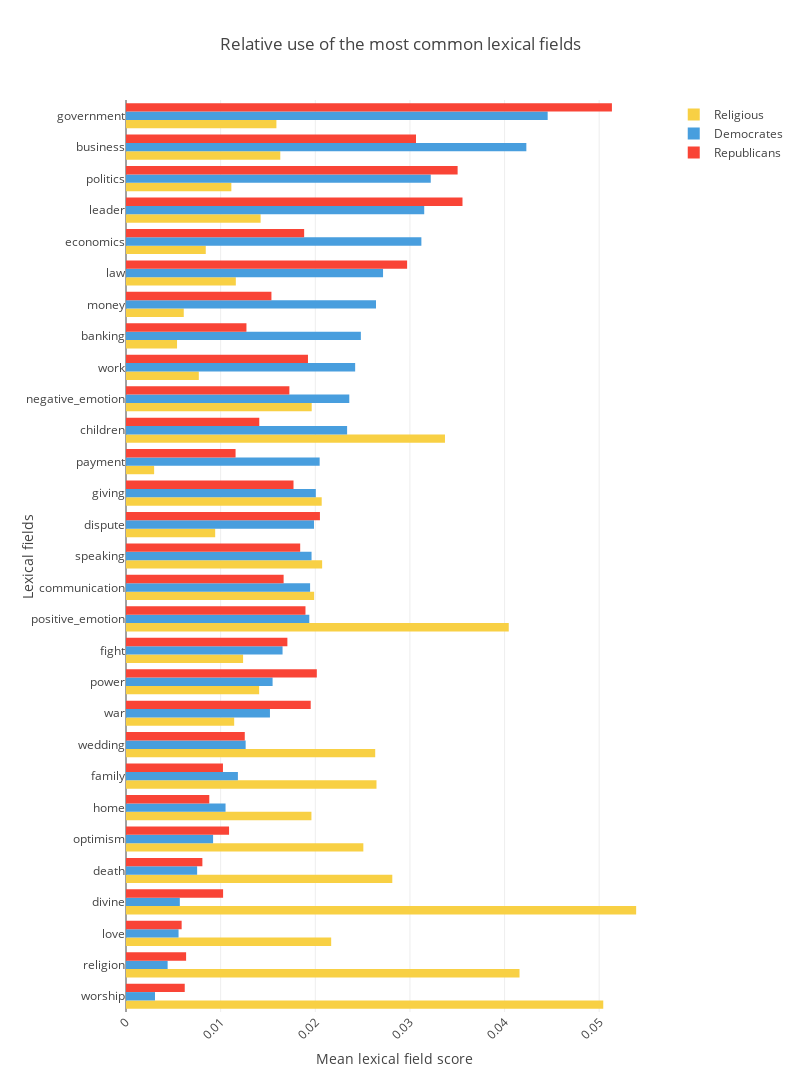

The code cell stored with this chart in its notebook:
### Markdown cell above
# Plotly annexes
## Horizental bar plots

### Code cell
#15 most common lexical fields
temp_df = categories_df.copy().T 
temp_df.reset_index(inplace=True)
#number of quotes to keep per category
N = 15
#we isolate the 15 most common lexical fields from our three categories:
temp_df = temp_df.sort_values(by=['Republicans'],  ascending=False, ignore_index=True)
Rep_LFs = temp_df.loc[:N-1,'index'].values
temp_df = temp_df.sort_values(by=['Democrates'],  ascending=False, ignore_index=True)
Dem_LFs = temp_df.loc[:N-1,'index'].values
temp_df = temp_df.sort_values(by=['Religious'],  ascending=False, ignore_index=True)
Rel_LFs = temp_df.loc[:N-1,'index'].values

#we remove dupplicates:
most_common_LFs = np.concatenate([Rep_LFs, Dem_LFs, Rel_LFs])
most_common_LFs = np.array(most_common_LFs).ravel()
most_common_LFs = np.unique(most_common_LFs)

temp_categories_df = categories_df.copy().T
temp_categories_df = temp_categories_df.loc[most_common_LFs]
temp_categories_df.reset_index(inplace=True)
temp_categories_df = temp_categories_df.sort_values(by=['Democrates', 'Republicans','Religious'],  ascending=True)
temp_categories_df = temp_categories_df.melt(id_vars='index')

categories = temp_categories_df.index

fig = go.Figure()
fig.add_trace(go.Bar(
    x=temp_categories_df.query('variable == "Religious"').value,
    y=temp_categories_df.query('variable == "Religious"')['index'],
    orientation='h',
    name='Religious',
    marker_color='#f8d044' 
))

fig.add_trace(go.Bar(
    x=temp_categories_df.query('variable == "Democrates"').value,
    y=temp_categories_df.query('variable == "Democrates"')['index'],
    orientation='h',
    name='Democrates',
    marker_color='#489ede'
))

fig.add_trace(go.Bar(
    x=temp_categories_df.query('variable == "Republicans"').value,
    y=temp_categories_df.query('variable == "Republicans"')['index'],
    orientation='h',
    name='Republicans',
    marker_color='#f94436' 
))

# Here we modify the tickangle of the xaxis, resulting in rotated labels.
fig.update_layout(
    barmode='group', 
    xaxis_tickangle=-45,
    width=800,
    height=1500,
    xaxis_title='Mean lexical field score',
    yaxis_title='Lexical fields',
    title='Relative use of the most common lexical fields',
    #font=dict(size=10),
    template=None,
    showlegend=True)
fig.update_yaxes(automargin=True)

fig.show()

fig.write_html("../output/horizontal_bar_plot.html")

### Figure 1 — Plotly figure (JSON) as saved in the notebook; plotly's stock layout.template omitted (floating-point values rounded to 4 significant figures)
{"data": [{"marker": {"color": "#f8d044"}, "name": "Religious", "orientation": "h", "type": "bar", "x": [0.05043, 0.04158, 0.02168, 0.0539, 0.02814, 0.02508, 0.01959, 0.02647, 0.02633, 0.01143, 0.01407, 0.01237, 0.04044, 0.01988, 0.02072, 0.009424, 0.02068, 0.002972, 0.0337, 0.01962, 0.007693, 0.005393, 0.006103, 0.01161, 0.008427, 0.01422, 0.01113, 0.0163, 0.01589], "y": ["worship", "religion", "love", "divine", "death", "optimism", "home", "family", "wedding", "war", "power", "fight", "positive_emotion", "communication", "speaking", "dispute", "giving", "payment", "children", "negative_emotion", "work", "banking", "money", "law", "economics", "leader", "politics", "business", "government"]}, {"marker": {"color": "#489ede"}, "name": "Democrates", "orientation": "h", "type": "bar", "x": [0.003067, 0.004398, 0.005553, 0.005687, 0.007515, 0.009204, 0.01052, 0.01182, 0.01264, 0.01521, 0.01549, 0.01654, 0.01937, 0.01945, 0.01961, 0.01986, 0.02006, 0.02046, 0.02336, 0.02359, 0.02421, 0.02482, 0.02641, 0.02716, 0.03121, 0.03151, 0.0322, 0.0423, 0.04455], "y": ["worship", "religion", "love", "divine", "death", "optimism", "home", "family", "wedding", "war", "power", "fight", "positive_emotion", "communication", "speaking", "dispute", "giving", "payment", "children", "negative_emotion", "work", "banking", "money", "law", "economics", "leader", "politics", "business", "government"]}, {"marker": {"color": "#f94436"}, "name": "Republicans", "orientation": "h", "type": "bar", "x": [0.006207, 0.006352, 0.00588, 0.01026, 0.00807, 0.01089, 0.0088, 0.01024, 0.01255, 0.01952, 0.02016, 0.01705, 0.01896, 0.01665, 0.0184, 0.02049, 0.0177, 0.01158, 0.01408, 0.01726, 0.01923, 0.01273, 0.01537, 0.0297, 0.01882, 0.03555, 0.03504, 0.03064, 0.05134], "y": ["worship", "religion", "love", "divine", "death", "optimism", "home", "family", "wedding", "war", "power", "fight", "positive_emotion", "communication", "speaking", "dispute", "giving", "payment", "children", "negative_emotion", "work", "banking", "money", "law", "economics", "leader", "politics", "business", "government"]}], "layout": {"barmode": "group", "height": 1500, "showlegend": true, "title": {"text": "Relative use of the most common lexical fields"}, "width": 800, "xaxis": {"tickangle": -45, "title": {"text": "Mean lexical field score"}}, "yaxis": {"automargin": true, "title": {"text": "Lexical fields"}}}}
